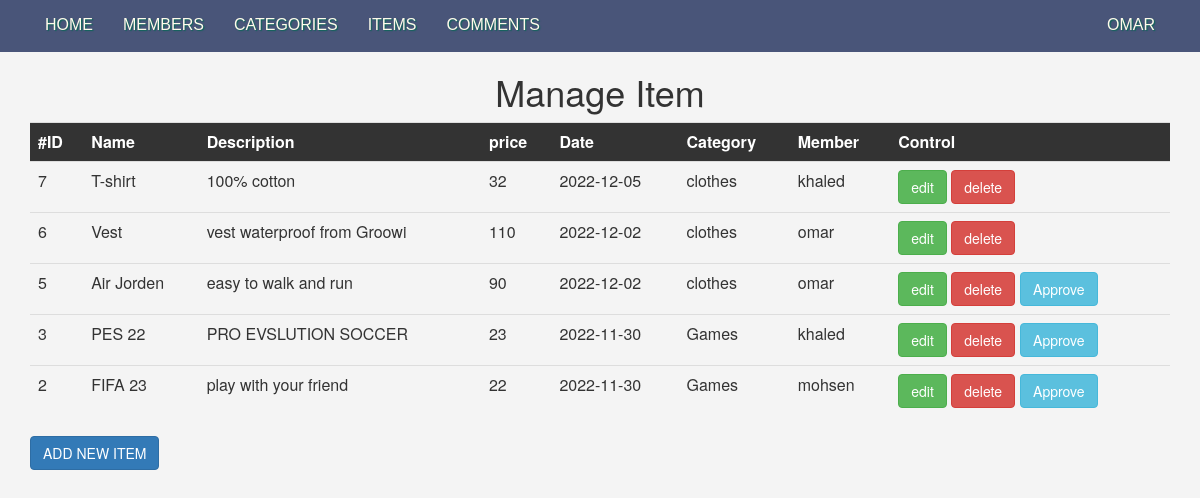
Screenshot of /admin/items.php (signed in) with the database file from the repository.
### tables this page shows
CREATE TABLE `items` (
  `ItemID` int(11) NOT NULL,
  `Name` varchar(255) NOT NULL,
  `Description` text NOT NULL,
  `Price` int(11) NOT NULL,
  `Date` date NOT NULL,
  `CountryMade` varchar(255) NOT NULL,
  `Image` varchar(255) NOT NULL,
  `Status` varchar(255) NOT NULL,
  `Rating` smallint(6) NOT NULL,
  `Cat_ID` smallint(6) NOT NULL,
  `Member_ID` int(11) NOT NULL,
  `Approve` tinyint(4) NOT NULL DEFAULT 0
);

CREATE TABLE `categories` (
  `CategoryID` smallint(6) NOT NULL,
  `Name` varchar(255) NOT NULL,
  `Description` text NOT NULL,
  `Parent` smallint(6) NOT NULL,
  `Ordering` int(11) NOT NULL,
  `Visibility` tinyint(4) NOT NULL DEFAULT 0,
  `AllowComment` tinyint(4) NOT NULL DEFAULT 0,
  `AllowAds` tinyint(4) NOT NULL DEFAULT 0
);

CREATE TABLE `users` (
  `UserID` int(11) NOT NULL,
  `UserName` varchar(255) NOT NULL,
  `Password` varchar(255) NOT NULL,
  `Email` varchar(255) NOT NULL,
  `FullName` varchar(255) NOT NULL,
  `GroupID` tinyint(4) NOT NULL DEFAULT 0,
  `TrustStatus` tinyint(4) NOT NULL DEFAULT 0,
  `RegStatus` tinyint(4) NOT NULL DEFAULT 0,
  `Date` date NOT NULL,
  `Avatar` varchar(255) NOT NULL
);

### admin/items.php (the view, shortened to what this page needs)
<?php
if(isset($_SESSION['UserName'])){
    include'init.php';
    $do=isset($_GET['do'])?$_GET['do']:'manage';
    if($do=='manage'){
        $stmt = $con->prepare("SELECT
                                items.*,
                                categories.Name
                             AS
                                Category_Name,
                                users.UserName
                             FROM
                                items
                             INNER JOIN
                                categories
                             ON
                                categories.CategoryID=items.Cat_ID
                             INNER JOIN
                                users
                             ON
                                users.UserID=items.Member_ID
                             ORDER BY
                                ItemID
                                DESC");
        $stmt->execute();
        $items = $stmt->fetchAll();
         if(!empty($items)){
        ?>
        <h1 class="text-center">Manage Item</h1>
        <div class="container">
            <div class="table-responsive">
                <table class="main-table table table-border">
                    <tr>
                        <th>#ID</th>
                        <th>Name</th>
                        <th>Description</th>
                        <th>price</th>
                        <th> Date</th>
                        <th>Category</th>
                        <th>Member</th>
                        <th>Control</th>
                    </tr>
                    <?php foreach ($items as $item) {
                        echo '
                            <tr>
                                <td>' . $item['ItemID'] . '</td>
                                <td>' . $item['Name'] . '</td>
                                <td>' . $item['Description'] . '</td>
                                <td>' . $item['Price'] . '</td>
                                <td>' . $item['Date'].'</td>
                                <td>' . $item['Category_Name'].'</td>
                                <td>' . $item['UserName'].'</td>
                                <td>
                                    <a href="items.php?do=edit&itemid=' . $item['ItemID'] . '" class="btn btn-success">edit</a>
                                    <a href="items.php?do=delete&itemid=' . $item['ItemID'] . '" class="btn btn-danger confirm">delete</a>';
                                    if($item['Approve']==0){
                                        echo'<a href="items.php?do=approve&itemid=' . $item['ItemID'] . '"
                                        class="btn btn-info activate" style="margin-left:5px;">Approve</a>';
                                    }
                                echo'</td>
                            </tr>
                        ';
                    } ?>
                </table>
            </div>
            <a href="items.php?do=add" class="btn btn-primary">ADD NEW ITEM</a>
        </div>
    <?php
            }else{
                echo'<div class="container">';
                    echo'<div class="alert alert-info">There is no such item to show</div>';
                    echo'<a href="items.php?do=add" class="btn btn-primary">ADD NEW ITEM</a>';
                echo'</div>';
            }
    }
    include $tpl.'footer.php';
}else{
    header('location: index.php');
    exit();
}
?>

### admin/layout/css/backend.css (style rules this page uses)
body { background-color: #f4f4f4; font-size: 16px; }
.main-table tr:first-child th { background-color: #333; color: #fff; }
.activate { margin-left: 5px; }

### rows the page displays
items: ItemID "7", Name "T-shirt", Description "100% cotton", Price "32", Date "2022-12-05", Cat_ID.Name "clothes", Member_ID.UserName "khaled"
items: ItemID "6", Name "Vest", Description "vest waterproof from Groowi", Price "110", Date "2022-12-02", Cat_ID.Name "clothes", Member_ID.UserName "omar"
items: ItemID "5", Name "Air Jorden", Description "easy to walk and run", Price "90", Date "2022-12-02", Cat_ID.Name "clothes", Member_ID.UserName "omar"
items: ItemID "3", Name "PES 22", Description "PRO EVSLUTION SOCCER", Price "23", Date "2022-11-30", Cat_ID.Name "Games", Member_ID.UserName "khaled"
items: ItemID "2", Name "FIFA 23", Description "play with your friend", Price "22", Date "2022-11-30", Cat_ID.Name "Games", Member_ID.UserName "mohsen"
